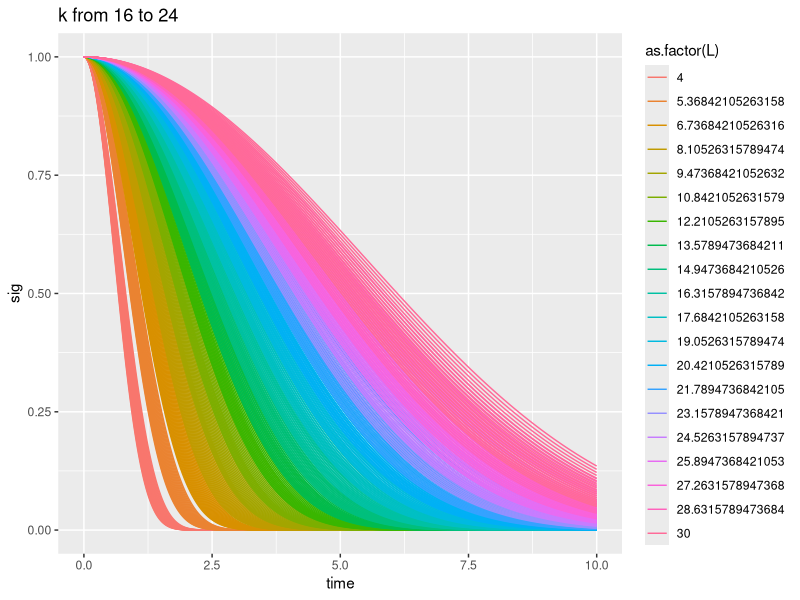

Recreate this plot in R.
###############################################################################################################
## compare_loss_functions.r
## Amelia Bertozzi-Villa
## September 2019
## 
## Explore prior values on loss functions-- k from 16 to 18 leaves gaps in function space, fill in by 
## expanding prior to 24.
##############################################################################################################


library(data.table)
library(ggplot2)

rm(list=ls())

sigmoid<-function(t,k,L){
  v<-exp(k-k/(1-(t/L)^2))
  v[t>=L]<-0
  return(v)	
}

n_param_samples <- 20
k <- seq(16, 24, length.out = n_param_samples)
L <- seq(4, 30, length.out = n_param_samples)

samples <- data.table(expand.grid(k, L))
names(samples) <- c("k", "L")

all_sigs <- rbindlist(lapply(1:nrow(samples), function(idx){
  time_points=seq(0,10,.01)
  this_sigmoid <- data.table(id=idx,
    time=time_points,
    k=samples$k[idx],
    L=samples$L[idx],
    sig=sigmoid(time_points, samples$k[idx], samples$L[idx]))
  return(this_sigmoid)
}))


ggplot(all_sigs, aes(x=time, y=sig))  +
  geom_line(aes(color=as.factor(L), group=as.factor(id))) +
  labs(title=paste("k from", min(k), "to", max(k)))

